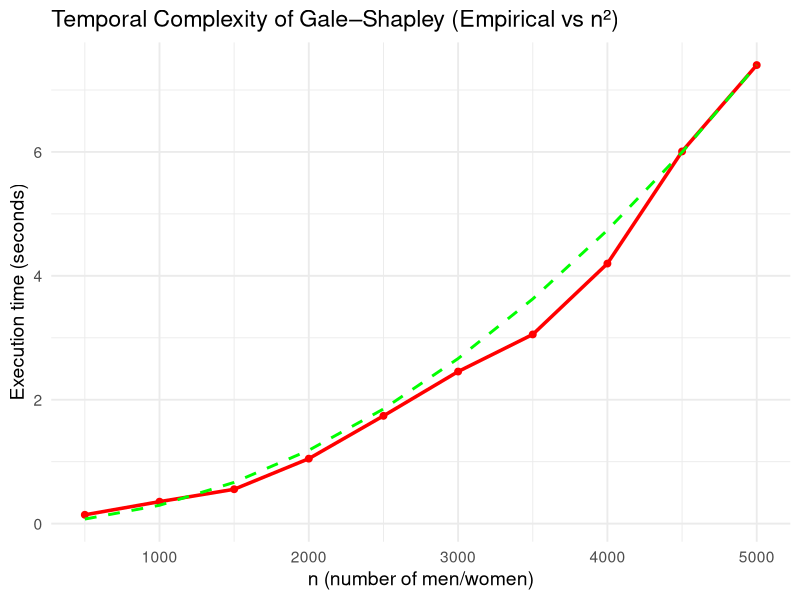
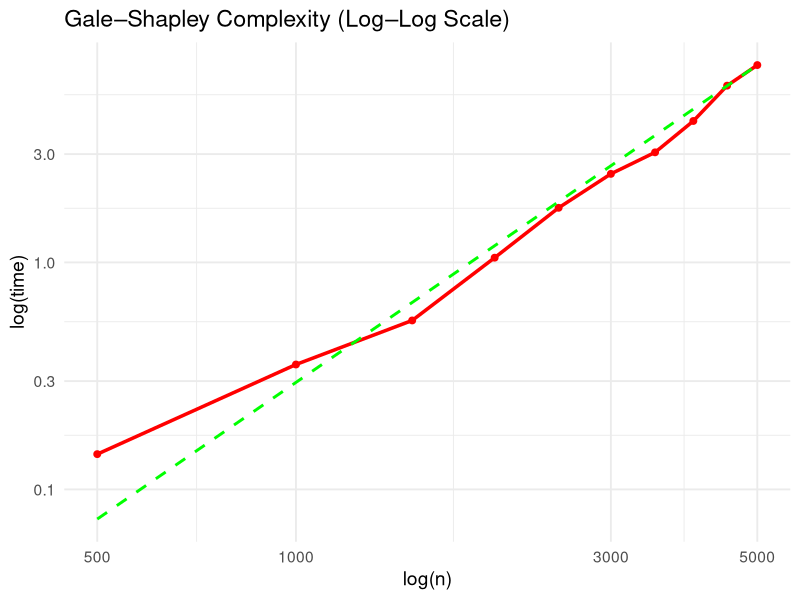
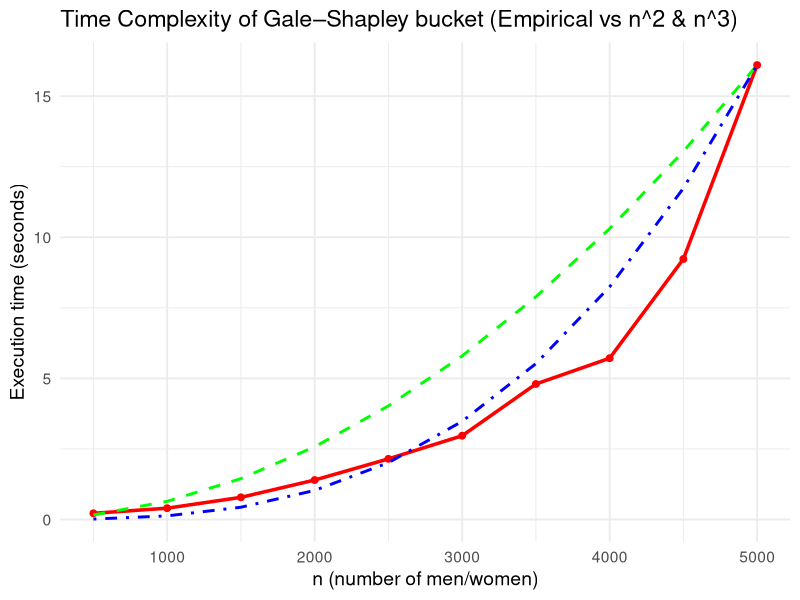
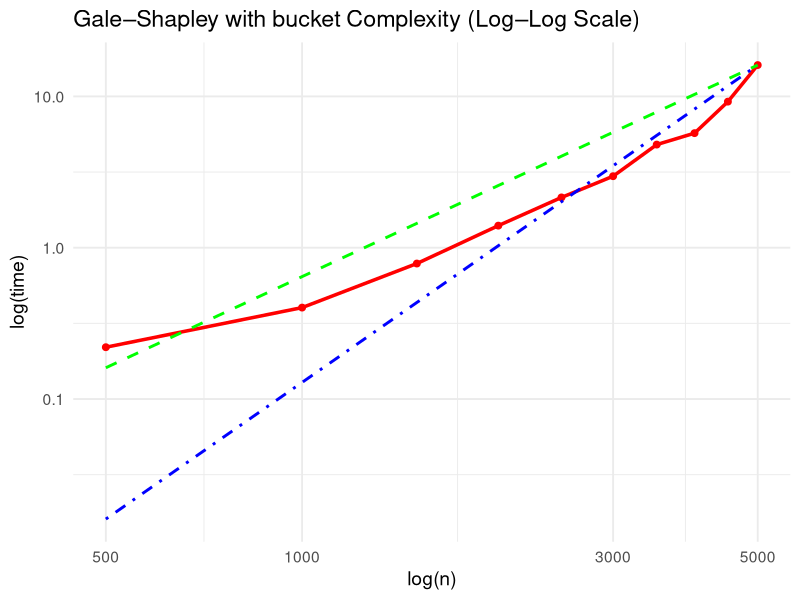

The R script that drew these images, in order: (Note: a time limit stopped this script after it produced the figures.)
## ---- chunk 1
# libraries

#library(packageCHT) BRANCHEMENT : DEVRA MARCHER UNE FOIS QUE LE PACKAGE SERA COMPLET
library(ggplot2)
## ---- chunk 2
gale_shapley <- function(men_prefs, women_prefs) {
  free_men <- names(men_prefs)    #O(1)
  engaged <- list()    #O(1)
  next_proposal <- setNames(rep(1, length(free_men)), free_men)    #O(1)

  # Helper function: rank of a man for a woman
  rank <- lapply(women_prefs, function(prefs) setNames(seq_along(prefs), prefs))    #O(n^2) n vector of size n

  while (length(free_men) > 0) {
    man <- free_men[1]    #O(1)
    woman <- men_prefs[[man]][next_proposal[man]]    #O(1)

    # Man proposes
    if (is.null(engaged[[woman]])) {    #O(1)
      engaged[[woman]] <- man    #O(1)
      free_men <- setdiff(free_men, man)    #O(n) worst case
    } else {    #O(1)
      current <- engaged[[woman]]    #O(1)
      if (rank[[woman]][[man]] < rank[[woman]][[current]]) {    #O(1)
        engaged[[woman]] <- man    #O(1)
        free_men <- c(free_men, current)    #O(1)
        free_men <- setdiff(free_men, man)    #O(n) worst case
      } else {    #O(1)
        # Woman rejects this man
      }
    }

    next_proposal[man] <- next_proposal[man] + 1    #O(1)
  }

  matches <- data.frame(    #O(1)
    Man = unlist(engaged),
    Woman = names(engaged),
    stringsAsFactors = FALSE
  )
  return(matches)    #O(1)
}
## ---- chunk 3
# A SUPPRIMER QUAND LES BRANCHEMENTS SERONT BIEN ORGANISÉS

#' Test the runtime of Gale-Shapley
#'
#' @description Runs the algorithm for random preference lists of size n and returns execution time.
#' @param n Number of men/women.
#' @return Execution time in seconds.
#' @export
test_gs_time <- function(n) {
  men <- paste0("M", 1:n)
  women <- paste0("W", 1:n)

  men_prefs <- lapply(1:n, function(i) sample(women))
  names(men_prefs) <- men

  women_prefs <- lapply(1:n, function(i) sample(men))
  names(women_prefs) <- women

  time <- system.time({
    gale_shapley(men_prefs, women_prefs)
  })
  return(time["elapsed"])
}
## ---- chunk 4
# Choose sizes to test
sizes <- seq(500, 5000, by = 500)

# Measure runtime for each size
times <- sapply(sizes, test_gs_time)

## ---- chunk 5

# Build data frame for plotting
df <- data.frame(
  n = sizes,
  time = times,
  n_squared = (sizes^2) / max(sizes^2) * max(times) # scaled for comparison
)

# Plot measured time and n^2 curve
ggplot(df, aes(x = n)) +
  geom_line(aes(y = time), size = 1.2, color = 'red') +
  geom_point(aes(y = time), size = 2, color = 'red') +
  geom_line(aes(y = n_squared), linetype = "dashed", size = 1, color = 'green') +
  labs(
    title = "Temporal Complexity of Gale–Shapley (Empirical vs n²)",
    x = "n (number of men/women)",
    y = "Execution time (seconds)"
  ) +
  theme_minimal(base_size = 14)
## ---- chunk 6
ggplot(df, aes(x = n)) +
  geom_line(aes(y = time), size = 1.2, color = 'red') +
  geom_point(aes(y = time), size = 2, color = 'red') +
  geom_line(aes(y = n_squared), linetype = "dashed", size = 1, color = 'green') +
  labs(
    title = "Gale–Shapley Complexity (Log–Log Scale)",
    x = "log(n)",
    y = "log(time)"
  ) +
  scale_x_log10() +
  scale_y_log10() +
  theme_minimal(base_size = 14)
## ---- chunk 7
best_gs_bucket <- function(men_prefs, women_prefs) {
  men_names   <- names(men_prefs)
  women_names <- names(women_prefs)
  n <- length(men_prefs)
  men_index   <- setNames(seq_len(n), men_names)
  women_index <- setNames(seq_len(n), women_names)
  men_pref_num <- vector("list", n)
  for (h in seq_len(n)) {
    men_pref_num[[h]] <- women_index[ men_prefs[[h]] ]
  }
  women_pref_num <- vector("list", n)
  for (f in seq_len(n)) {
    women_pref_num[[f]] <- men_index[ women_prefs[[f]] ]
  }
  women_rank <- vector("list", n)
  for (f in seq_len(n)) {
    pref <- women_pref_num[[f]]
    r <- integer(n)
    for (pos in seq_len(n)) {
      r[ pref[pos] ] <- pos
    }
    women_rank[[f]] <- r
  }
  next_choice <- rep(1L, n)
  matching    <- rep(NA_integer_, n)

  # buckets[[k]] contient des couples (h,f) où k = priorité = next_choice[h]
  buckets <- vector("list", n)

  for (h in seq_len(n)) {
    f <- men_pref_num[[h]][1]
    buckets[[1]] <- append(buckets[[1]], list(c(h, f)))
  }
  while (TRUE) {
    p <- match(TRUE, lengths(buckets) > 0)
    if (is.na(p)) break
    prop <- buckets[[p]][[1]]
    buckets[[p]] <- buckets[[p]][-1]

    h <- prop[1]
    f <- prop[2]
    current <- match(f, matching)

    if (is.na(current)) {

      matching[h] <- f

    } else {
      rc <- women_rank[[f]][current]
      rn <- women_rank[[f]][h]

      if (rn < rc) {
        matching[h]      <- f
        matching[current] <- NA_integer_

        next_choice[current] <- nc <- next_choice[current] + 1L
        if (nc <= n) {
          f2 <- men_pref_num[[current]][nc]
          buckets[[nc]] <- append(buckets[[nc]], list(c(current, f2)))
        }

      } else {
        next_choice[h] <- nh <- next_choice[h] + 1L
        if (nh <= n) {
          f2 <- men_pref_num[[h]][nh]
          buckets[[nh]] <- append(buckets[[nh]], list(c(h, f2)))
        }
      }
    }
  }
  data.frame(
    Man   = men_names,
    Woman = women_names[matching],
    stringsAsFactors = FALSE
  )
}
## ---- chunk 8
# A SUPPRIMER QUAND LES BRANCHEMENT AURONT ETE FAIT

test_gs_bucket_time <- function(n) {
  men <- paste0("M", 1:n)
  women <- paste0("W", 1:n)

  men_prefs <- lapply(1:n, function(i) sample(women))
  names(men_prefs) <- men

  women_prefs <- lapply(1:n, function(i) sample(men))
  names(women_prefs) <- women

  time <- system.time({
    best_gs_bucket(men_prefs, women_prefs)
  })
  return(time["elapsed"])
}
## ---- chunk 9
# Choose sizes to test
sizes <- seq(500, 5000, by = 500)
# Measure runtime for each size
times <- sapply(sizes, test_gs_bucket_time)

## ---- chunk 10
# Build data frame for plotting
df <- data.frame(
  n = sizes,
  time = times,
  n_squared = (sizes^2) / max(sizes^2) * max(times),          # scaled n²
  n_cubed  = (sizes^3) / max(sizes^3) * max(times),
  n_log_n  = (sizes * log(sizes)) / max(sizes * log(sizes)) * max(times)  # scaled n log n
)
## ---- chunk 11
# Plot measured time and n^2, n^3 curve
ggplot(df, aes(x = n)) +
  geom_line(aes(y = time), size = 1.2, color = 'red') +
  geom_point(aes(y = time), size = 2, color = 'red') +
  geom_line(aes(y = n_squared), linetype = "dashed", size = 1, color = 'green') +
  geom_line(aes(y = n_cubed), linetype = "dotdash", size = 1, color = 'blue') +
  labs(
    title = "Time Complexity of Gale–Shapley bucket (Empirical vs n^2 & n^3)",
    x = "n (number of men/women)",
    y = "Execution time (seconds)"
  ) +
  theme_minimal(base_size = 14)
## ---- chunk 12
ggplot(df, aes(x = n)) +
  geom_line(aes(y = time), size = 1.2, color = 'red') +
  geom_point(aes(y = time), size = 2, color = 'red') +
  geom_line(aes(y = n_squared), linetype = "dashed", size = 1, color = 'green') +
  geom_line(aes(y = n_cubed), linetype = "dotdash", size = 1, color = 'blue') +
  labs(
    title = "Gale–Shapley with bucket Complexity (Log–Log Scale)",
    x = "log(n)",
    y = "log(time)"
  ) +
  scale_x_log10() +
  scale_y_log10() +
  theme_minimal(base_size = 14)
## ---- chunk 13
## A ENLEVER QUAND TOUT SERA MERGE

bench_heap_cpp <- function(n) {
  men  <- paste0("M", 1:n)
  women <- paste0("W", 1:n)

  men_prefs <- lapply(1:n, function(i) sample(women))
  names(men_prefs) <- men

  women_prefs <- lapply(1:n, function(i) sample(men))
  names(women_prefs) <- women

  system.time({
    gale_shapley_heap_cpp(men_prefs, women_prefs)
  })["elapsed"]
}
## ---- chunk 14
times_r   <- sapply(sizes, bench_heap_r)
times_cpp <- sapply(sizes, bench_heap_cpp)

df <- data.frame(
  n = rep(sizes, 2),
  time = c(times_r, times_cpp),
  version = rep(c("R Heap", "C++ Heap"), each = length(sizes))
)
## ---- chunk 15
ggplot(df, aes(x = n, y = time, color = version)) +
  geom_line(size = 1.2) +
  geom_point(size = 2) +
  labs(
    title = "Gale–Shapley Heap: R vs C++ Runtime Comparison",
    x = "Problem size (n)",
    y = "Elapsed time (seconds)"
  ) +
  theme_minimal(base_size = 14)
## ---- chunk 16
ggplot(df, aes(x = n, y = time, color = version)) +
  geom_line(size = 1.2) +
  geom_point(size = 2) +
  scale_x_log10() +
  scale_y_log10() +
  labs(
    title = "Gale–Shapley Heap: R vs C++ (Log–Log Scale)",
    x = "log(n)",
    y = "log(time)"
  ) +
  theme_minimal(base_size = 14)
